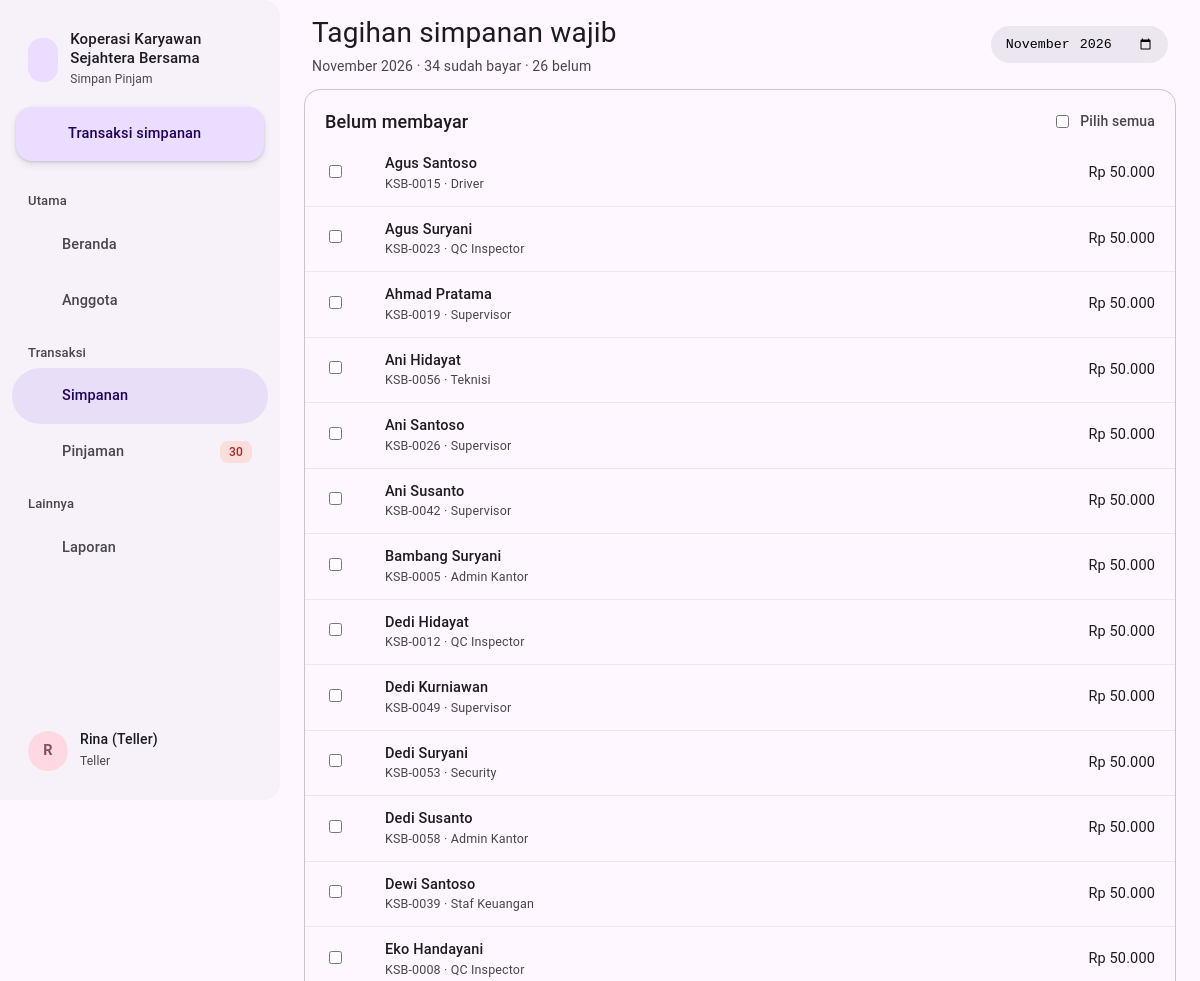
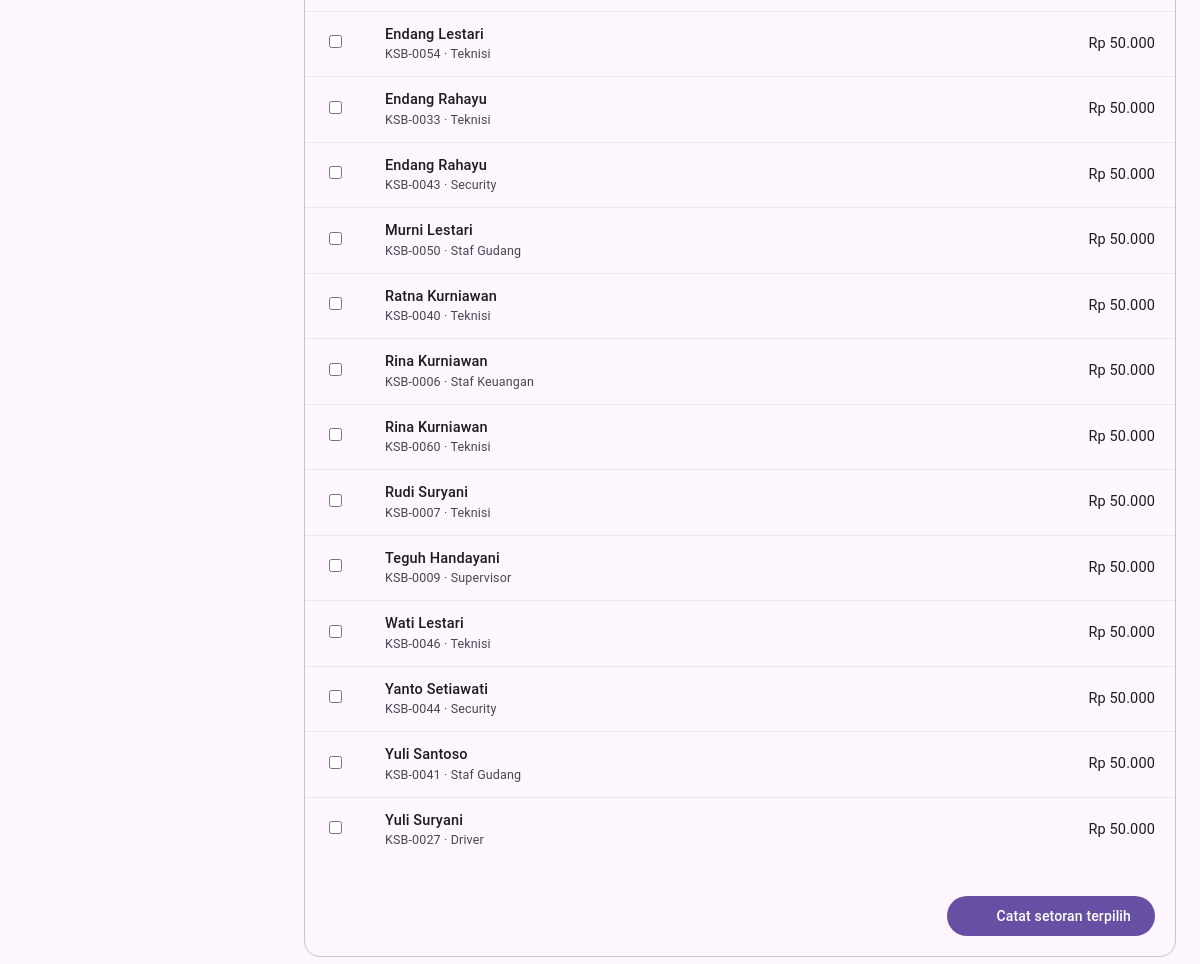
Screenshot of /index.php?page=simpanan.wajib (signed in) with the database file from the repository (2 pictures, top to bottom).
### tables this page shows
CREATE TABLE pengaturan (
  id INT PRIMARY KEY,
  nama VARCHAR(120) NOT NULL,
  alamat VARCHAR(255),
  telepon VARCHAR(30),
  simpanan_pokok INT NOT NULL DEFAULT 100000,
  simpanan_wajib INT NOT NULL DEFAULT 50000,
  bunga_default DECIMAL(4,2) NOT NULL DEFAULT 1.50,       
  provisi_persen DECIMAL(4,2) NOT NULL DEFAULT 1.00,      
  denda_persen_hari DECIMAL(4,2) NOT NULL DEFAULT 0.20,   
  denda_maks_persen DECIMAL(5,2) NOT NULL DEFAULT 10.00,  
  maks_kali_simpanan TINYINT NOT NULL DEFAULT 5           
);

CREATE TABLE anggota (
  id INT AUTO_INCREMENT PRIMARY KEY,
  no_anggota VARCHAR(20) NOT NULL UNIQUE,
  nik CHAR(16) NOT NULL UNIQUE,
  nama VARCHAR(100) NOT NULL,
  jk ENUM('L','P') NOT NULL,
  alamat VARCHAR(255),
  telepon VARCHAR(20),
  pekerjaan VARCHAR(60),
  tgl_gabung DATE NOT NULL,
  status ENUM('aktif','keluar') NOT NULL DEFAULT 'aktif'
);

### index.php (called while the page is built, shortened)
<?php
require __DIR__ . '/includes/bootstrap.php';
$routes = [
    'login'          => 'pages/login.php',
    'logout'         => 'pages/logout.php',
    'dashboard'      => 'pages/dashboard.php',
    'anggota'        => 'pages/anggota/index.php',
    'anggota.form'   => 'pages/anggota/form.php',
    'anggota.detail' => 'pages/anggota/detail.php',
    'simpanan'       => 'pages/simpanan/index.php',
    'simpanan.wajib' => 'pages/simpanan/wajib.php',
    'pinjaman'       => 'pages/pinjaman/index.php',
    'pinjaman.ajukan'=> 'pages/pinjaman/ajukan.php',
    'pinjaman.detail'=> 'pages/pinjaman/detail.php',
    'pinjaman.aksi'  => 'pages/pinjaman/aksi.php',
    'bukti'          => 'pages/bukti.php',
    'laporan'        => 'pages/laporan.php',
    'pengaturan'     => 'pages/pengaturan.php',
];
$page = $_GET['page'] ?? 'dashboard';
require __DIR__ . '/' . $routes[$page];

### pages/simpanan/wajib.php (the view, shortened to what this page needs)
<?php
$set = setting();
$periode = $_GET['periode'] ?? date('Y-m');
$belum = q("SELECT a.* FROM anggota a WHERE a.status = 'aktif' AND a.tgl_gabung <= LAST_DAY(?) AND NOT EXISTS (SELECT 1 FROM simpanan s WHERE s.anggota_id = a.id AND s.jenis = 'wajib' AND s.periode = ?) ORDER BY a.nama", [$periode . '-01', $periode])->fetchAll();
$sudah = (int) q("SELECT COUNT(*) FROM simpanan WHERE jenis = 'wajib' AND periode = ?", [$periode])->fetchColumn();
$title = 'Tagihan simpanan wajib';
$sub = bulan_id($periode) . ' · ' . $sudah . ' sudah bayar · ' . count($belum) . ' belum';
$actions = '<form class="filters" method="get"><input type="hidden" name="page" value="simpanan.wajib"><input type="month" name="periode" value="' . e($periode) . '" onchange="this.form.submit()" style="padding:10px 14px;border-radius:28px;border:0;background:var(--surface-3)"></form>';
require __DIR__ . '/../../includes/header.php';
?>
<form method="post" class="card outlined"><?= csrf_field() ?>
    <div class="card-head"><h2>Belum membayar</h2><label style="display:flex;gap:8px;align-items:center;margin:0;font-size:14px"><input type="checkbox" onclick="document.querySelectorAll('.cb').forEach(c=>c.checked=this.checked)"> Pilih semua</label></div>
    <div class="table-wrap"><table><tbody>
        <?php foreach ($belum as $a): ?><tr><td style="width:40px"><input type="checkbox" class="cb" name="anggota[]" value="<?= $a['id'] ?>"></td><td><strong><?= e($a['nama']) ?></strong><small><?= e($a['no_anggota']) ?> · <?= e($a['pekerjaan']) ?></small></td><td class="text-right num"><?= rupiah($set['simpanan_wajib']) ?></td></tr><?php endforeach; ?>
    </tbody></table></div>
    <?php if ($belum): ?><div class="card-body form-actions"><button class="btn btn-filled"><?= icon('check', 18) ?> Catat setoran terpilih</button></div><?php endif; ?>
</form>
<?php require __DIR__ . '/../../includes/footer.php'; ?>

### includes/header.php (shortened to what this page needs)
<?php
$navPengajuan = (int) q("SELECT COUNT(*) FROM pinjaman WHERE status = 'diajukan'")->fetchColumn();
$navTunggak = (int) q("SELECT COUNT(*) FROM angsuran a JOIN pinjaman p ON p.id = a.pinjaman_id WHERE p.status = 'berjalan' AND a.dibayar_at IS NULL AND a.jatuh_tempo < CURDATE()")->fetchColumn();
$navMenu = [
    'Utama' => [['dashboard', 'Beranda', 'home', 0], ['anggota', 'Anggota', 'users', 0]],
    'Transaksi' => [['simpanan', 'Simpanan', 'piggy', 0], ['pinjaman', 'Pinjaman', 'hand', $navPengajuan + $navTunggak]],
    'Lainnya' => [['laporan', 'Laporan', 'chart', 0]],
];
$navCur = explode('.', $_GET['page'] ?? 'dashboard')[0];
?>
<!DOCTYPE html>
<html lang="id">
<head>
    <link rel="stylesheet" href="assets/css/style.css">
</head>
<body>
<div class="layout">
    <aside class="drawer" id="drawer">
        <div class="head"><span class="logo"><?= icon('piggy', 24) ?></span><div><b><?= e(setting()['nama']) ?></b><small>Simpan Pinjam</small></div></div>
        <a class="fab" href="<?= url('simpanan') ?>"><?= icon('plus', 20) ?> Transaksi simpanan</a>
        <nav>
            <?php foreach ($navMenu as $sec => $links): ?>
                <div class="sec"><?= $sec ?></div>
                <?php foreach ($links as [$k, $l, $ic, $n]): ?><a href="<?= url($k) ?>" class="<?= $navCur === $k ? 'active' : '' ?>"><?= icon($ic, 22) ?> <?= $l ?><?php if ($n): ?><span class="n chip chip-red" style="height:22px;padding:0 8px"><?= $n ?></span><?php endif; ?></a><?php endforeach; ?>
            <?php endforeach; ?>
        </nav>
        <div class="grow"></div>
        <div class="me"><span class="av"><?= e(strtoupper(substr(user()['nama'], 0, 1))) ?></span><div class="grow"><b><?= e(user()['nama']) ?></b><small><?= e(ucfirst(user()['role'])) ?></small></div><a class="icon-btn" href="<?= url('logout') ?>" title="Keluar"><?= icon('logout', 20) ?></a></div>
    </aside>
    <main class="main">
        <header class="appbar">
            <h1><?= e($title ?? 'Beranda') ?><?php if (!empty($sub)): ?><small><?= $sub ?></small><?php endif; ?></h1>
            <div class="acts"><?= $actions ?? '' ?></div>
        </header>

### rows the page displays
pengaturan: nama "Koperasi Karyawan Sejahtera Bersama", simpanan_wajib "Rp 50.000"
anggota: nama "Agus Santoso", no_anggota "KSB-0015", pekerjaan "Driver"
anggota: nama "Agus Suryani", no_anggota "KSB-0023", pekerjaan "QC Inspector"
anggota: nama "Ahmad Pratama", no_anggota "KSB-0019", pekerjaan "Supervisor"
anggota: nama "Ani Hidayat", no_anggota "KSB-0056", pekerjaan "Teknisi"
anggota: nama "Ani Santoso", no_anggota "KSB-0026", pekerjaan "Supervisor"
anggota: nama "Ani Susanto", no_anggota "KSB-0042", pekerjaan "Supervisor"
anggota: nama "Bambang Suryani", no_anggota "KSB-0005", pekerjaan "Admin Kantor"
anggota: nama "Dedi Hidayat", no_anggota "KSB-0012", pekerjaan "QC Inspector"
anggota: nama "Dedi Kurniawan", no_anggota "KSB-0049", pekerjaan "Supervisor"
anggota: nama "Dedi Suryani", no_anggota "KSB-0053", pekerjaan "Security"
anggota: nama "Dedi Susanto", no_anggota "KSB-0058", pekerjaan "Admin Kantor"
anggota: nama "Dewi Santoso", no_anggota "KSB-0039", pekerjaan "Staf Keuangan"
anggota: nama "Eko Handayani", no_anggota "KSB-0008", pekerjaan "QC Inspector"
anggota: nama "Endang Lestari", no_anggota "KSB-0054", pekerjaan "Teknisi"
anggota: nama "Endang Rahayu", no_anggota "KSB-0033", pekerjaan "Teknisi"
anggota: nama "Endang Rahayu", no_anggota "KSB-0043", pekerjaan "Security"
anggota: nama "Murni Lestari", no_anggota "KSB-0050", pekerjaan "Staf Gudang"
anggota: nama "Ratna Kurniawan", no_anggota "KSB-0040", pekerjaan "Teknisi"
anggota: nama "Rina Kurniawan", no_anggota "KSB-0006", pekerjaan "Staf Keuangan"
anggota: nama "Rina Kurniawan", no_anggota "KSB-0060", pekerjaan "Teknisi"
anggota: nama "Rudi Suryani", no_anggota "KSB-0007", pekerjaan "Teknisi"
anggota: nama "Teguh Handayani", no_anggota "KSB-0009", pekerjaan "Supervisor"
anggota: nama "Wati Lestari", no_anggota "KSB-0046", pekerjaan "Teknisi"
anggota: nama "Yanto Setiawati", no_anggota "KSB-0044", pekerjaan "Security"
anggota: nama "Yuli Santoso", no_anggota "KSB-0041", pekerjaan "Staf Gudang"
anggota: nama "Yuli Suryani", no_anggota "KSB-0027", pekerjaan "Driver"

### other values shown
$sec "Utama"
$l "Beranda"
$l "Anggota"
$sec "Transaksi"
$l "Simpanan"
$l "Pinjaman"
$n "30"
$sec "Lainnya"
$l "Laporan"
substr(user()['nama'], 0, 1) "R"
user()['nama'] "Rina (Teller)"
user()['role'] "Teller"
$title "Tagihan simpanan wajib"
$sub "November 2026 · 34 sudah bayar · 26 belum"
